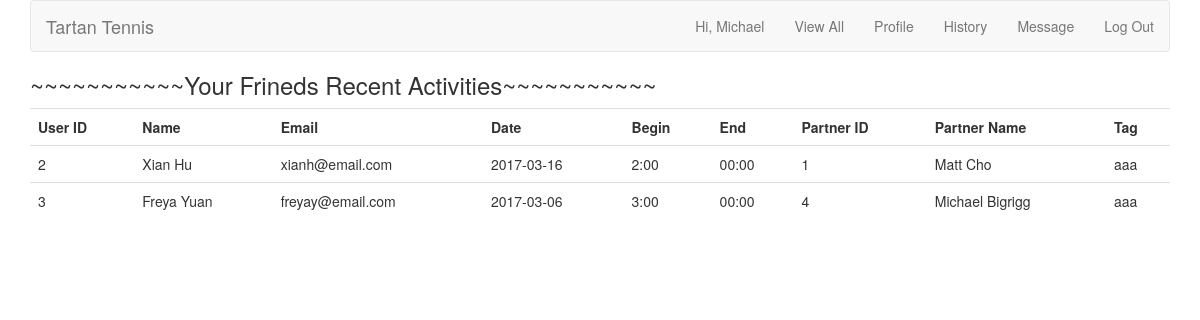
The app's page /friends_activities.php (signed in) with its own data.
### tables this page shows
CREATE TABLE `friends` (
  `friend_id` int(11) NOT NULL PRIMARY KEY AUTO_INCREMENT,
  `friender_id` int(11) NOT NULL,
  `friendee_id` int(11) NOT NULL,
  `friender_group` varchar(50),
  `friendee_group` varchar(50)
);

CREATE TABLE `appointments` (
  `appointment_id` int(10) UNSIGNED NOT NULL PRIMARY KEY AUTO_INCREMENT,
  `poster_id` int(10) UNSIGNED NOT NULL,
  `responder_id` int(10) UNSIGNED NOT NULL,
  `time_id` int(11) UNSIGNED NOT NULL,
  `message_id` int(11) UNSIGNED NOT NULL,
  `is_accepted` boolean DEFAULT FALSE
);

CREATE TABLE `users` (
  `user_id` int(10) UNSIGNED NOT NULL PRIMARY KEY AUTO_INCREMENT,
  `first_name` varchar(20) NOT NULL,
  `last_name` varchar(20) NOT NULL,
  `username` varchar(20) NOT NULL,
  `email` varchar(50) NOT NULL,
  `pass` char(40) NOT NULL,
  `created_at` timestamp NOT NULL DEFAULT CURRENT_TIMESTAMP,
  `updated_at` timestamp NOT NULL DEFAULT CURRENT_TIMESTAMP ON UPDATE CURRENT_TIMESTAMP
);

CREATE TABLE `times` (
  `time_id` int(11) NOT NULL PRIMARY KEY AUTO_INCREMENT,
  `begins_date` varchar(20) NOT NULL,
  `begins_time` varchar(20) NOT NULL,
  `ends_time` varchar(20) NOT NULL,
  `tag` tinytext NOT NULL,
  `user_id` int(11) NOT NULL,
  `created_at` timestamp NOT NULL DEFAULT CURRENT_TIMESTAMP,
  FULLTEXT (begins_date, begins_time, ends_time, tag)
);

### friends_activities.php (the view, shortened to what this page needs)
<?php
include ('includes/header.php');
if (isset($_COOKIE['first_name']) AND isset($_COOKIE['user_id']))
{
echo '<h3>~~~~~~~~~~~Your Frineds Recent Activities~~~~~~~~~~~</h3> ';
$all = "SELECT * FROM friends WHERE friender_id = {$_COOKIE['user_id']} OR friendee_id = {$_COOKIE['user_id']}";
$ra = mysqli_query($dbc, $all);
$num_friends = mysqli_num_rows($ra);
if ($num_friends > 0) {
					echo '<table class="table">
							<tr>
								<th>User ID</th>
								<th>Name</th>
								<th>Email</th>
								<th>Date</th>
								<th>Begin</th>
								<th>End</th>
								<th>Partner ID</th>
								<th>Partner Name</th>
								<th>Tag</th>
							</tr>';
					while ($row = mysqli_fetch_array($ra)) {
							$all1="SELECT *
									FROM appointments INNER JOIN times
									USING (time_id)
									WHERE poster_id = {$row['friender_id']} OR responder_id = {$row['friender_id']}";
							$ra1 = mysqli_query($dbc, $all1);
							$row1=mysqli_fetch_array($ra1);
							$q = "SELECT first_name, last_name, email FROM users WHERE user_id = {$row1['poster_id']}";
							$r = mysqli_query($dbc, $q);
							$subr = mysqli_fetch_array($r);
							$q1 = "SELECT first_name, last_name, email FROM users WHERE user_id = {$row1['responder_id']}";
							$r1 = mysqli_query($dbc, $q1);
							$subr1 = mysqli_fetch_array($r1);
							$all2="SELECT *
									FROM appointments INNER JOIN times
									USING (time_id)
									WHERE poster_id = {$row['friendee_id']} OR responder_id = {$row['friendee_id']}";
							$ra2 = mysqli_query($dbc, $all2);
							$row2=mysqli_fetch_array($ra2);
					        $q2 = "SELECT first_name, last_name, email FROM users WHERE user_id = {$row2['responder_id']}";
					        $r2 = mysqli_query($dbc, $q2);
					        $q3 = "SELECT first_name, last_name, email FROM users WHERE user_id = {$row2['poster_id']}";
					        $r3 = mysqli_query($dbc, $q3);
						if($row['friendee_id'] == $_COOKIE['user_id']){
							if($row1['poster_id'] == $row['friender_id']){
						echo
						'<tr>
							<td>' . $row1['poster_id'] . '</td>
							<td>' . $subr['first_name'] . ' ' . $subr['last_name'] . '</td>
							<td>' . $subr['email'] . '</td>
							<td>' . $row1['begins_date'] . '</td>
							<td>' . $row1['begins_time'] . '</td>
							<td>' . $row1['ends_time'] . '</td>
							<td>' . $row1['responder_id'] . '</td>
							<td>' . $subr1['first_name'] . ' ' . $subr1['last_name'] . '</td>
							<td>' . $row1['tag'] . '</td>
						</tr>';
						}else{
						echo
						'<tr>
							<td>' . $row1['responder_id'] . '</td>
							<td>' . $subr1['first_name'] . ' ' . $subr1['last_name'] . '</td>
							<td>' . $subr1['email'] . '</td>
							<td>' . $row1['begins_date'] . '</td>
							<td>' . $row1['begins_time'] . '</td>
							<td>' . $row1['ends_time'] . '</td>
							<td>' . $row1['poster_id'] . '</td>
							<td>' . $subr['first_name'] . ' ' . $subr['last_name'] . '</td>
							<td>' . $row1['tag'] . '</td>
						</tr>';
						}
						}
					}
					echo '</table>';
				} else {
					echo '<h3>Your friends have no activities now.</h3>';
					echo '<h4>Invite them to play now!</h4>';
					echo '<a class="btn btn-primary btn-sm" href="alltime.php">Go and see</a></h3>';
				}
}	else
	{
        echo 'You must be logged to access this page.';
	}
?>

### records on screen
friends: appointments.poster_id "2", users.first_name "Xian", users.last_name "Hu", users.email "xianh@email.com", times.begins_date "2017-03-16", times.begins_time "2:00", times.ends_time "00:00", appointments.responder_id "1", users.first_name "Matt", users.last_name "Cho", times.tag "aaa"
friends: appointments.responder_id "3", users.first_name "Freya", users.last_name "Yuan", users.email "freyay@email.com", times.begins_date "2017-03-06", times.begins_time "3:00", times.ends_time "00:00", appointments.poster_id "4", users.first_name "Michael", users.last_name "Bigrigg", times.tag "aaa"

### other values on screen
$fn "Michael"
